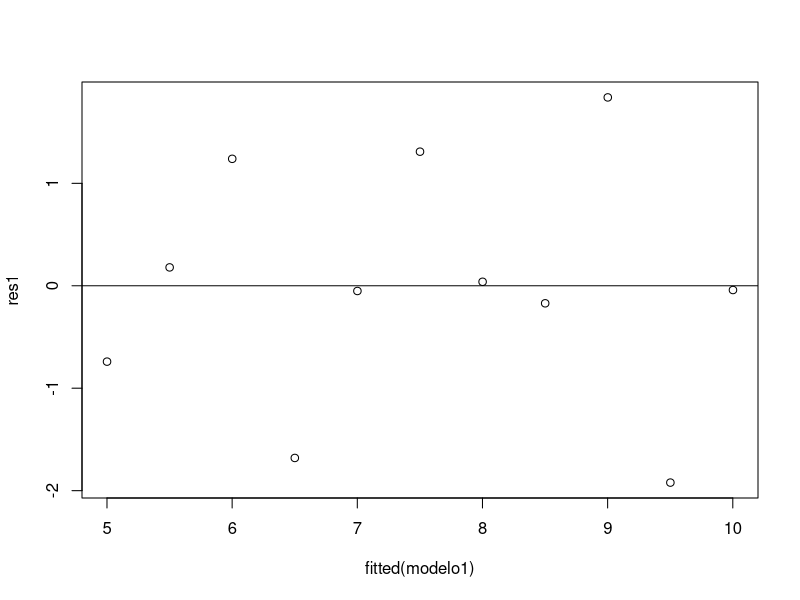
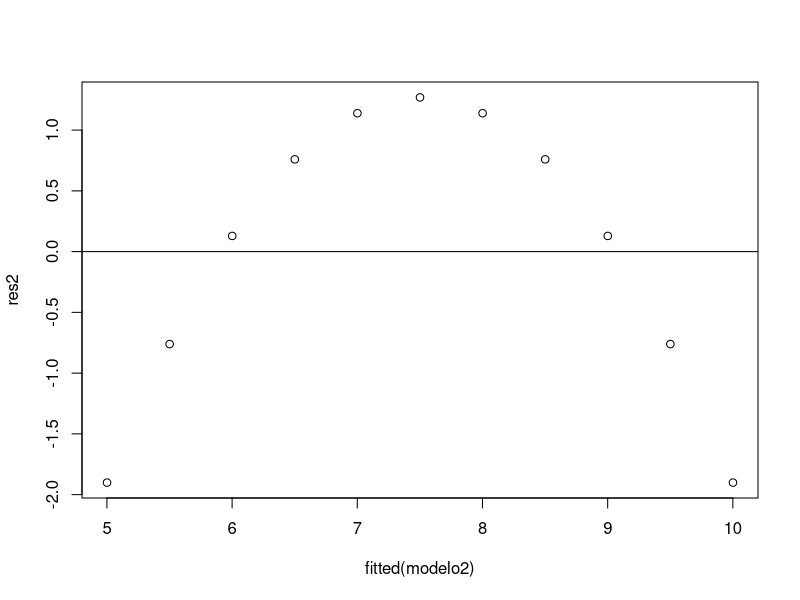
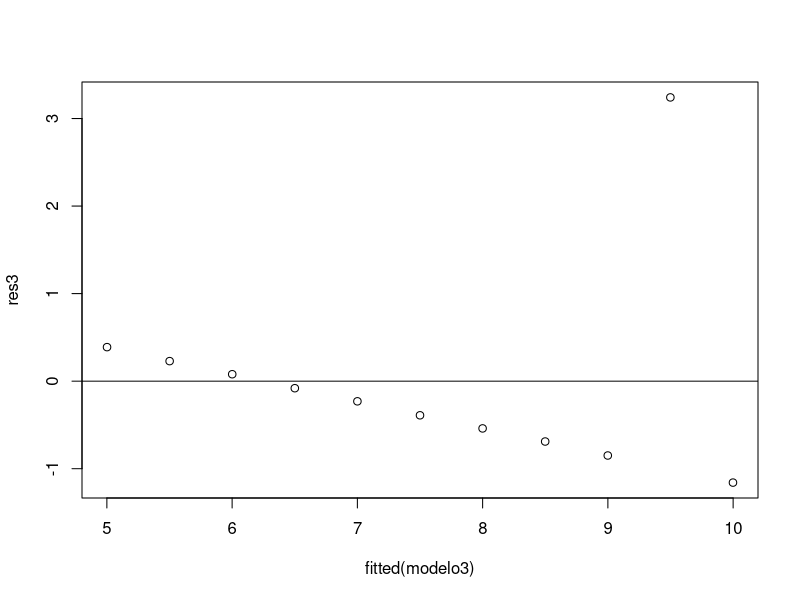

Reproduce these figures in R, in order.
# Dados1
x1=c(10,8,13,9,11,14,6,4,12,7,5)
y1=c(8.04,6.95,7.58,8.81,8.33,9.96,7.24,4.26,10.84,4.82,5.68)
modelo1 <- lm(y1 ~ x1)
res1 <- resid(modelo1)
plot(fitted(modelo1), res1)
abline(0,0)

# Dados2
x2=c(10,8,13,9,11,14,6,4,12,7,5)
y2=c(9.14,8.14,8.74,8.77,9.26,8.10,6.13,3.10,9.13,7.26,4.74)
modelo2 <- lm(y2 ~ x2)
res2 <- resid(modelo2)
plot(fitted(modelo2), res2)
abline(0,0)

# Dados3
x3=c(10,8,13,9,11,14,6,4,12,7,5)
y3=c(7.46,6.77,12.74,7.11,7.81,8.84,6.08,5.39,8.15,6.42,5.73)
modelo3 <- lm(y3 ~ x3)
res3 <- resid(modelo3)
plot(fitted(modelo3), res3)
abline(0,0)